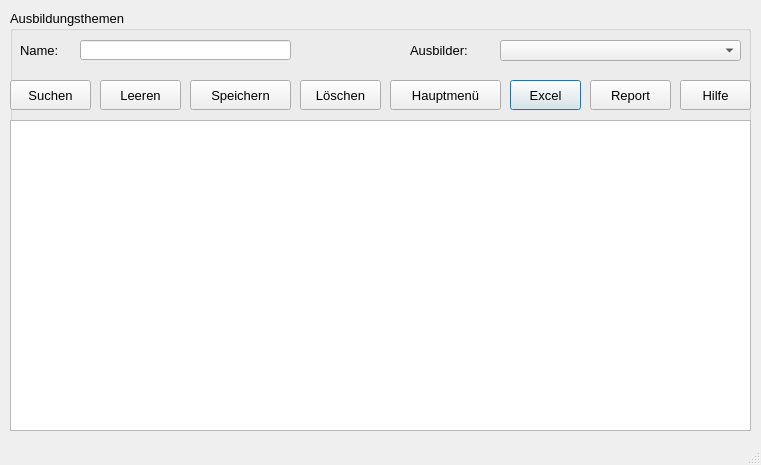
<?xml version="1.0" encoding="UTF-8"?>
<ui version="4.0">
 <class>Unterrichtsthemen</class>
 <widget class="QDialog" name="Unterrichtsthemen">
  <property name="geometry">
   <rect>
    <x>0</x>
    <y>0</y>
    <width>761</width>
    <height>465</height>
   </rect>
  </property>
  <property name="font">
   <font>
    <pointsize>10</pointsize>
   </font>
  </property>
  <property name="windowTitle">
   <string>Ausbildungsthemen</string>
  </property>
  <property name="sizeGripEnabled">
   <bool>true</bool>
  </property>
  <widget class="QGroupBox" name="groupBox">
   <property name="geometry">
    <rect>
     <x>10</x>
     <y>10</y>
     <width>741</width>
     <height>421</height>
    </rect>
   </property>
   <property name="sizePolicy">
    <sizepolicy hsizetype="Expanding" vsizetype="Ignored">
     <horstretch>0</horstretch>
     <verstretch>0</verstretch>
    </sizepolicy>
   </property>
   <property name="title">
    <string>Ausbildungsthemen</string>
   </property>
   <widget class="QLineEdit" name="le_name">
    <property name="geometry">
     <rect>
      <x>70</x>
      <y>30</y>
      <width>211</width>
      <height>20</height>
     </rect>
    </property>
   </widget>
   <widget class="QLabel" name="label">
    <property name="geometry">
     <rect>
      <x>10</x>
      <y>30</y>
      <width>51</width>
      <height>21</height>
     </rect>
    </property>
    <property name="text">
     <string>Name:</string>
    </property>
   </widget>
   <widget class="QTableWidget" name="tw_anzeige">
    <property name="geometry">
     <rect>
      <x>0</x>
      <y>110</y>
      <width>741</width>
      <height>311</height>
     </rect>
    </property>
    <property name="sizePolicy">
     <sizepolicy hsizetype="Preferred" vsizetype="Preferred">
      <horstretch>0</horstretch>
      <verstretch>0</verstretch>
     </sizepolicy>
    </property>
    <property name="styleSheet">
     <string notr="true"/>
    </property>
    <property name="editTriggers">
     <set>QAbstractItemView::NoEditTriggers</set>
    </property>
    <property name="alternatingRowColors">
     <bool>true</bool>
    </property>
    <attribute name="verticalHeaderVisible">
     <bool>false</bool>
    </attribute>
   </widget>
   <widget class="QPushButton" name="pb_excel">
    <property name="geometry">
     <rect>
      <x>500</x>
      <y>70</y>
      <width>71</width>
      <height>30</height>
     </rect>
    </property>
    <property name="minimumSize">
     <size>
      <width>0</width>
      <height>30</height>
     </size>
    </property>
    <property name="text">
     <string>Excel</string>
    </property>
    <property name="icon">
     <iconset>
      <normaloff>../../_Symbole/UsedSymbols/microsoft_excel_icon_132212.ico</normaloff>../../_Symbole/UsedSymbols/microsoft_excel_icon_132212.ico</iconset>
    </property>
   </widget>
   <widget class="QPushButton" name="pb_back">
    <property name="geometry">
     <rect>
      <x>380</x>
      <y>70</y>
      <width>111</width>
      <height>30</height>
     </rect>
    </property>
    <property name="minimumSize">
     <size>
      <width>0</width>
      <height>30</height>
     </size>
    </property>
    <property name="text">
     <string>Hauptmenü</string>
    </property>
    <property name="icon">
     <iconset>
      <normaloff>../../_Symbole/UsedSymbols/log-out_icon-icons.com_50106.ico</normaloff>../../_Symbole/UsedSymbols/log-out_icon-icons.com_50106.ico</iconset>
    </property>
   </widget>
   <widget class="QPushButton" name="pb_delete">
    <property name="geometry">
     <rect>
      <x>290</x>
      <y>70</y>
      <width>81</width>
      <height>30</height>
     </rect>
    </property>
    <property name="minimumSize">
     <size>
      <width>0</width>
      <height>30</height>
     </size>
    </property>
    <property name="text">
     <string>Löschen</string>
    </property>
    <property name="icon">
     <iconset>
      <normaloff>../../_Symbole/UsedSymbols/seo-social-web-network-internet_262_icon-icons.com_61518.ico</normaloff>../../_Symbole/UsedSymbols/seo-social-web-network-internet_262_icon-icons.com_61518.ico</iconset>
    </property>
   </widget>
   <widget class="QPushButton" name="pb_report">
    <property name="geometry">
     <rect>
      <x>580</x>
      <y>70</y>
      <width>81</width>
      <height>30</height>
     </rect>
    </property>
    <property name="minimumSize">
     <size>
      <width>0</width>
      <height>30</height>
     </size>
    </property>
    <property name="text">
     <string>Report</string>
    </property>
    <property name="icon">
     <iconset>
      <normaloff>../../_Symbole/UsedSymbols/reporting_noun_report_document_file_icon_148360.ico</normaloff>../../_Symbole/UsedSymbols/reporting_noun_report_document_file_icon_148360.ico</iconset>
    </property>
   </widget>
   <widget class="QPushButton" name="pb_hilfe">
    <property name="geometry">
     <rect>
      <x>670</x>
      <y>70</y>
      <width>71</width>
      <height>30</height>
     </rect>
    </property>
    <property name="minimumSize">
     <size>
      <width>0</width>
      <height>30</height>
     </size>
    </property>
    <property name="text">
     <string>Hilfe</string>
    </property>
    <property name="icon">
     <iconset>
      <normaloff>../../_Symbole/UsedSymbols/info_13213.ico</normaloff>../../_Symbole/UsedSymbols/info_13213.ico</iconset>
    </property>
   </widget>
   <widget class="QPushButton" name="pb_suchen">
    <property name="geometry">
     <rect>
      <x>0</x>
      <y>70</y>
      <width>81</width>
      <height>30</height>
     </rect>
    </property>
    <property name="minimumSize">
     <size>
      <width>0</width>
      <height>30</height>
     </size>
    </property>
    <property name="text">
     <string>Suchen</string>
    </property>
    <property name="icon">
     <iconset>
      <normaloff>../../_Symbole/UsedSymbols/searchmagnifierinterfacesymbol1_79893.ico</normaloff>../../_Symbole/UsedSymbols/searchmagnifierinterfacesymbol1_79893.ico</iconset>
    </property>
   </widget>
   <widget class="QPushButton" name="pb_speichern">
    <property name="geometry">
     <rect>
      <x>180</x>
      <y>70</y>
      <width>101</width>
      <height>30</height>
     </rect>
    </property>
    <property name="minimumSize">
     <size>
      <width>0</width>
      <height>30</height>
     </size>
    </property>
    <property name="text">
     <string>Speichern</string>
    </property>
    <property name="icon">
     <iconset>
      <normaloff>../../_Symbole/UsedSymbols/save_3621.ico</normaloff>../../_Symbole/UsedSymbols/save_3621.ico</iconset>
    </property>
   </widget>
   <widget class="QLabel" name="label_2">
    <property name="geometry">
     <rect>
      <x>400</x>
      <y>30</y>
      <width>81</width>
      <height>20</height>
     </rect>
    </property>
    <property name="text">
     <string>Ausbilder:</string>
    </property>
   </widget>
   <widget class="QComboBox" name="cb_ausbilder">
    <property name="geometry">
     <rect>
      <x>490</x>
      <y>30</y>
      <width>241</width>
      <height>21</height>
     </rect>
    </property>
   </widget>
   <widget class="QPushButton" name="pb_leeren">
    <property name="geometry">
     <rect>
      <x>90</x>
      <y>70</y>
      <width>81</width>
      <height>30</height>
     </rect>
    </property>
    <property name="minimumSize">
     <size>
      <width>0</width>
      <height>30</height>
     </size>
    </property>
    <property name="text">
     <string>Leeren</string>
    </property>
    <property name="icon">
     <iconset>
      <normaloff>../../_Symbole/UsedSymbols/-clear_90704.ico</normaloff>../../_Symbole/UsedSymbols/-clear_90704.ico</iconset>
    </property>
   </widget>
  </widget>
  <widget class="QLabel" name="lab_INFO">
   <property name="geometry">
    <rect>
     <x>10</x>
     <y>430</y>
     <width>741</width>
     <height>31</height>
    </rect>
   </property>
   <property name="text">
    <string/>
   </property>
  </widget>
 </widget>
 <resources/>
 <connections/>
</ui>
